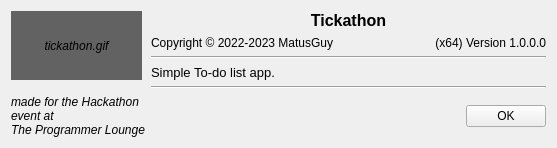
<?xml version="1.0" encoding="UTF-8"?>
<ui version="4.0">
 <class>About</class>
 <widget class="QWidget" name="About">
  <property name="geometry">
   <rect>
    <x>0</x>
    <y>0</y>
    <width>600</width>
    <height>200</height>
   </rect>
  </property>
  <property name="sizePolicy">
   <sizepolicy hsizetype="Preferred" vsizetype="Preferred">
    <horstretch>0</horstretch>
    <verstretch>0</verstretch>
   </sizepolicy>
  </property>
  <property name="minimumSize">
   <size>
    <width>600</width>
    <height>200</height>
   </size>
  </property>
  <property name="maximumSize">
   <size>
    <width>600</width>
    <height>200</height>
   </size>
  </property>
  <property name="windowTitle">
   <string>About application</string>
  </property>
  <layout class="QGridLayout" name="gridLayout">
   <property name="sizeConstraint">
    <enum>QLayout::SetFixedSize</enum>
   </property>
   <item row="4" column="1" colspan="3">
    <widget class="Line" name="Sep2">
     <property name="orientation">
      <enum>Qt::Horizontal</enum>
     </property>
    </widget>
   </item>
   <item row="5" column="0">
    <widget class="QLabel" name="Slogan">
     <property name="font">
      <font>
       <italic>true</italic>
      </font>
     </property>
     <property name="text">
      <string>made for the Hackathon
event at
The Programmer Lounge</string>
     </property>
     <property name="alignment">
      <set>Qt::AlignLeading|Qt::AlignLeft|Qt::AlignVCenter</set>
     </property>
    </widget>
   </item>
   <item row="5" column="3">
    <widget class="QPushButton" name="OKbt">
     <property name="text">
      <string>OK</string>
     </property>
    </widget>
   </item>
   <item row="0" column="1" colspan="3">
    <widget class="QLabel" name="Title">
     <property name="font">
      <font>
       <pointsize>12</pointsize>
       <weight>75</weight>
       <bold>true</bold>
      </font>
     </property>
     <property name="text">
      <string>Tickathon</string>
     </property>
     <property name="alignment">
      <set>Qt::AlignCenter</set>
     </property>
    </widget>
   </item>
   <item row="1" column="2" colspan="2">
    <widget class="QLabel" name="Version">
     <property name="layoutDirection">
      <enum>Qt::RightToLeft</enum>
     </property>
     <property name="text">
      <string>(x64) Version 1.0.0.0</string>
     </property>
     <property name="alignment">
      <set>Qt::AlignRight|Qt::AlignTrailing|Qt::AlignVCenter</set>
     </property>
    </widget>
   </item>
   <item row="2" column="1" colspan="3">
    <widget class="Line" name="Sep1">
     <property name="orientation">
      <enum>Qt::Horizontal</enum>
     </property>
    </widget>
   </item>
   <item row="1" column="1">
    <widget class="QLabel" name="Copyright">
     <property name="text">
      <string>Copyright © 2022-2023 MatusGuy</string>
     </property>
    </widget>
   </item>
   <item row="3" column="1" colspan="3">
    <widget class="QLabel" name="Description">
     <property name="font">
      <font>
       <pointsize>10</pointsize>
      </font>
     </property>
     <property name="text">
      <string>Simple To-do list app.</string>
     </property>
     <property name="alignment">
      <set>Qt::AlignLeading|Qt::AlignLeft|Qt::AlignTop</set>
     </property>
     <property name="wordWrap">
      <bool>true</bool>
     </property>
    </widget>
   </item>
   <item row="5" column="1" colspan="2">
    <spacer name="horizontalSpacer">
     <property name="orientation">
      <enum>Qt::Horizontal</enum>
     </property>
     <property name="sizeHint" stdset="0">
      <size>
       <width>309</width>
       <height>29</height>
      </size>
     </property>
    </spacer>
   </item>
   <item row="0" column="0" rowspan="4">
    <widget class="QLabel" name="IconGif">
     <property name="minimumSize">
      <size>
       <width>0</width>
       <height>0</height>
      </size>
     </property>
     <property name="maximumSize">
      <size>
       <width>131</width>
       <height>131</height>
      </size>
     </property>
     <property name="font">
      <font>
       <italic>true</italic>
      </font>
     </property>
     <property name="styleSheet">
      <string notr="true">background-color: rgba(0, 0, 0, 150)</string>
     </property>
     <property name="frameShape">
      <enum>QFrame::NoFrame</enum>
     </property>
     <property name="text">
      <string>tickathon.gif</string>
     </property>
     <property name="alignment">
      <set>Qt::AlignCenter</set>
     </property>
    </widget>
   </item>
  </layout>
 </widget>
 <resources/>
 <connections/>
</ui>
